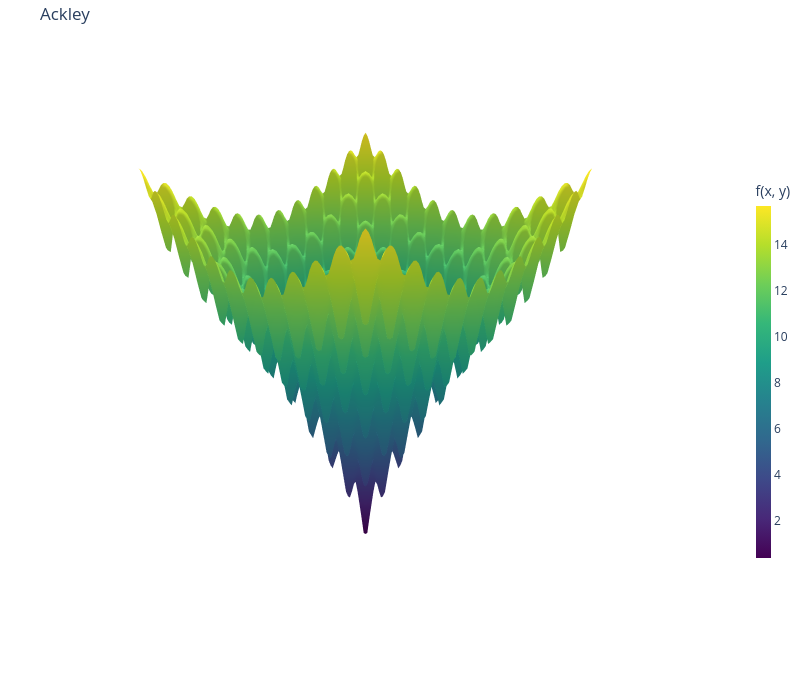
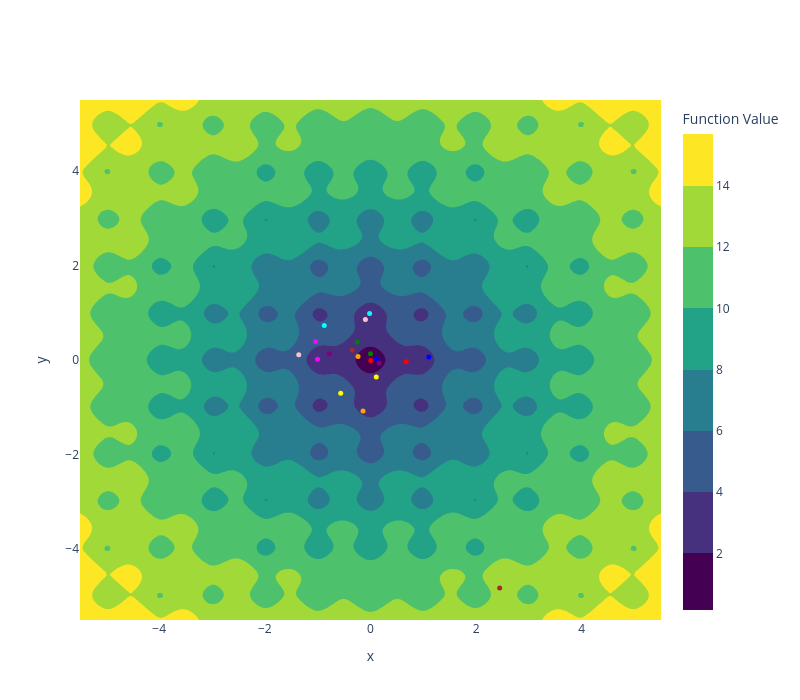

These figures' notebook cell, in order:
### Code cell
plot_3d_surface_without_grid(ackley, bounds=(-5.5, 5.5), grid_size=100)
plot_contour_and_paths(ackley, paths, bounds=(-5.5, 5.5))

### Figure 1 — Plotly figure (JSON) as saved in the notebook; plotly's stock layout.template omitted (floating-point values rounded to 4 significant figures; data arrays with more than 128 entries replaced by an {"elided": "..."} marker saying what was removed)
{"data": [{"colorbar": {"len": 0.6, "thickness": 15, "title": {"text": "f(x, y)"}}, "colorscale": [[0, "#440154"], [0.1111, "#482878"], [0.2222, "#3e4989"], [0.3333, "#31688e"], [0.4444, "#26828e"], [0.5556, "#1f9e89"], [0.6667, "#35b779"], [0.7778, "#6ece58"], [0.8889, "#b5de2b"], [1, "#fde725"]], "type": "surface", "x": {"elided": "100x100 float values"}, "y": {"elided": "100x100 float values"}, "z": {"elided": "100x100 float values"}}], "layout": {"height": 700, "margin": {"b": 0, "l": 0, "r": 0, "t": 40}, "paper_bgcolor": "white", "scene": {"camera": {"eye": {"x": 1.5, "y": 1.5, "z": 1}}, "xaxis": {"showbackground": false, "showgrid": false, "showline": false, "showticklabels": false, "ticks": "", "title": {"text": ""}, "visible": false, "zeroline": false}, "yaxis": {"showbackground": false, "showgrid": false, "showline": false, "showticklabels": false, "ticks": "", "title": {"text": ""}, "visible": false, "zeroline": false}, "zaxis": {"showbackground": false, "showgrid": false, "showline": false, "showticklabels": false, "ticks": "", "title": {"text": ""}, "visible": false, "zeroline": false}}, "title": {"text": "Ackley"}, "width": 800}}

### Figure 2 — Plotly figure (JSON) as saved in the notebook; plotly's stock layout.template omitted (floating-point values rounded to 4 significant figures; data arrays with more than 128 entries replaced by an {"elided": "..."} marker saying what was removed)
{"data": [{"colorbar": {"title": {"text": "Function Value"}}, "colorscale": [[0, "#440154"], [0.1111, "#482878"], [0.2222, "#3e4989"], [0.3333, "#31688e"], [0.4444, "#26828e"], [0.5556, "#1f9e89"], [0.6667, "#35b779"], [0.7778, "#6ece58"], [0.8889, "#b5de2b"], [1, "#fde725"]], "contours": {"showlines": false}, "type": "contour", "x": {"elided": "200 float values"}, "y": {"elided": "200 float values"}, "z": {"elided": "200x200 float values"}}, {"line": {"color": "red", "width": 2}, "marker": {"size": 5}, "mode": "lines+markers", "showlegend": false, "type": "scatter", "x": [0.005509], "y": [-0.01118]}, {"line": {"color": "blue", "width": 2}, "marker": {"size": 5}, "mode": "lines+markers", "showlegend": false, "type": "scatter", "x": [0.1132], "y": [0.0244]}, {"line": {"color": "green", "width": 2}, "marker": {"size": 5}, "mode": "lines+markers", "showlegend": false, "type": "scatter", "x": [0.0004267], "y": [0.1327]}, {"line": {"color": "purple", "width": 2}, "marker": {"size": 5}, "mode": "lines+markers", "showlegend": false, "type": "scatter", "x": [0.1646], "y": [-0.0693]}, {"line": {"color": "orange", "width": 2}, "marker": {"size": 5}, "mode": "lines+markers", "showlegend": false, "type": "scatter", "x": [-0.2359], "y": [0.07529]}, {"line": {"color": "cyan", "width": 2}, "marker": {"size": 5}, "mode": "lines+markers", "showlegend": false, "type": "scatter", "x": [-0.01688], "y": [0.9858]}, {"line": {"color": "magenta", "width": 2}, "marker": {"size": 5}, "mode": "lines+markers", "showlegend": false, "type": "scatter", "x": [-1.002], "y": [0.01755]}, {"line": {"color": "yellow", "width": 2}, "marker": {"size": 5}, "mode": "lines+markers", "showlegend": false, "type": "scatter", "x": [0.1094], "y": [-0.3597]}, {"line": {"color": "pink", "width": 2}, "marker": {"size": 5}, "mode": "lines+markers", "showlegend": false, "type": "scatter", "x": [-0.0961], "y": [0.8558]}, {"line": {"color": "brown", "width": 2}, "marker": {"size": 5}, "mode": "lines+markers", "showlegend": false, "type": "scatter", "x": [-0.3466], "y": [0.2056]}, {"line": {"color": "red", "width": 2}, "marker": {"size": 5}, "mode": "lines+markers", "showlegend": false, "type": "scatter", "x": [0.6768], "y": [-0.03773]}, {"line": {"color": "blue", "width": 2}, "marker": {"size": 5}, "mode": "lines+markers", "showlegend": false, "type": "scatter", "x": [1.105], "y": [0.06115]}, {"line": {"color": "green", "width": 2}, "marker": {"size": 5}, "mode": "lines+markers", "showlegend": false, "type": "scatter", "x": [-0.247], "y": [0.3818]}, {"line": {"color": "purple", "width": 2}, "marker": {"size": 5}, "mode": "lines+markers", "showlegend": false, "type": "scatter", "x": [-0.782], "y": [0.1286]}, {"line": {"color": "orange", "width": 2}, "marker": {"size": 5}, "mode": "lines+markers", "showlegend": false, "type": "scatter", "x": [-0.1419], "y": [-1.077]}, {"line": {"color": "cyan", "width": 2}, "marker": {"size": 5}, "mode": "lines+markers", "showlegend": false, "type": "scatter", "x": [-0.875], "y": [0.7272]}, {"line": {"color": "magenta", "width": 2}, "marker": {"size": 5}, "mode": "lines+markers", "showlegend": false, "type": "scatter", "x": [-1.038], "y": [0.39]}, {"line": {"color": "yellow", "width": 2}, "marker": {"size": 5}, "mode": "lines+markers", "showlegend": false, "type": "scatter", "x": [-0.5643], "y": [-0.704]}, {"line": {"color": "pink", "width": 2}, "marker": {"size": 5}, "mode": "lines+markers", "showlegend": false, "type": "scatter", "x": [-1.358], "y": [0.1095]}, {"line": {"color": "brown", "width": 2}, "marker": {"size": 5}, "mode": "lines+markers", "showlegend": false, "type": "scatter", "x": [2.446], "y": [-4.824]}], "layout": {"height": 700, "title": {"text": ""}, "width": 800, "xaxis": {"title": {"text": "x"}}, "yaxis": {"title": {"text": "y"}}}}
